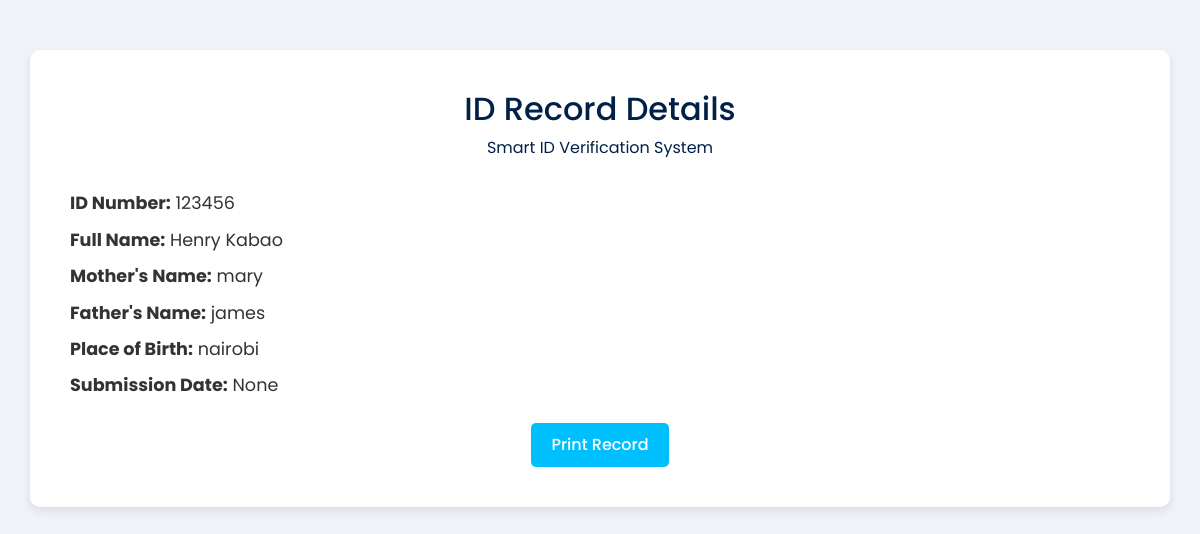
/print/123456 (signed in), run on the app's committed database.
### tables this page shows
CREATE TABLE ids (
    id_number TEXT PRIMARY KEY,
    name TEXT,
    dob TEXT,
    father TEXT,
    mother TEXT,
    place TEXT
, date_added TEXT);

### app.py (the view)
@app.route('/print/<id_number>')
def print_record(id_number):
    if not session.get('admin'):
        return redirect(url_for('admin_login'))
    conn = get_db_connection()
    record = conn.execute('SELECT * FROM ids WHERE id_number = ?', (id_number,)).fetchone()
    conn.close()
    if not record:
        flash("Record not found.")
        return redirect(url_for('dashboard', show=1))
    return render_template('print_record.html', record=record)

### app.py (called while the page is built)
def get_db_connection():
    conn = sqlite3.connect('database.db')
    conn.row_factory = sqlite3.Row
    return conn

### templates/print_record.html (shortened to what this page needs)
<!DOCTYPE html>
<html lang="en">
<head>
    <link href="https://cdn.jsdelivr.net/npm/bootstrap@5.3.0/dist/css/bootstrap.min.css" rel="stylesheet">
</head>
<body>
<div class="container">
    <div class="header">
        <h2>ID Record Details</h2>
        <p>Smart ID Verification System</p>
    </div>
    <div class="record-details">
        <p><strong>ID Number:</strong> {{ record.id_number }}</p>
        <p><strong>Full Name:</strong> {{ record.name }}</p>
        <p><strong>Mother's Name:</strong> {{ record.mother }}</p>
        <p><strong>Father's Name:</strong> {{ record.father}}</p>
        <p><strong>Place of Birth:</strong> {{ record.place }}</p>
        <p><strong>Submission Date:</strong> {{ record.date_added }}</p>
    </div>
    <div class="text-center mt-4">
        <button onclick="window.print()" class="btn btn-print">Print Record</button>
    </div>
</div>
</body>
</html>

### templates/print_record.html (style rules this page uses)
body { font-family: 'Poppins', sans-serif; background-color: #f0f4f8; color: #333; }
.container { background-color: #ffffff; padding: 40px; border-radius: 10px; box-shadow: 0 4px 10px rgba(0, 0, 0, 0.1); margin-top: 50px; }
.header { text-align: center; color: #002147; margin-bottom: 30px; }
.record-details p { font-size: 1.1rem; margin-bottom: 10px; }
.btn-print { background-color: #00bfff; border: none; color: white; font-weight: 500; padding: 10px 20px; border-radius: 5px; }

### data on the page
ids: id_number "123456", name "Henry Kabao", mother "mary", father "james", place "nairobi"

### other printed values
{{ record.date_added }} "None"
